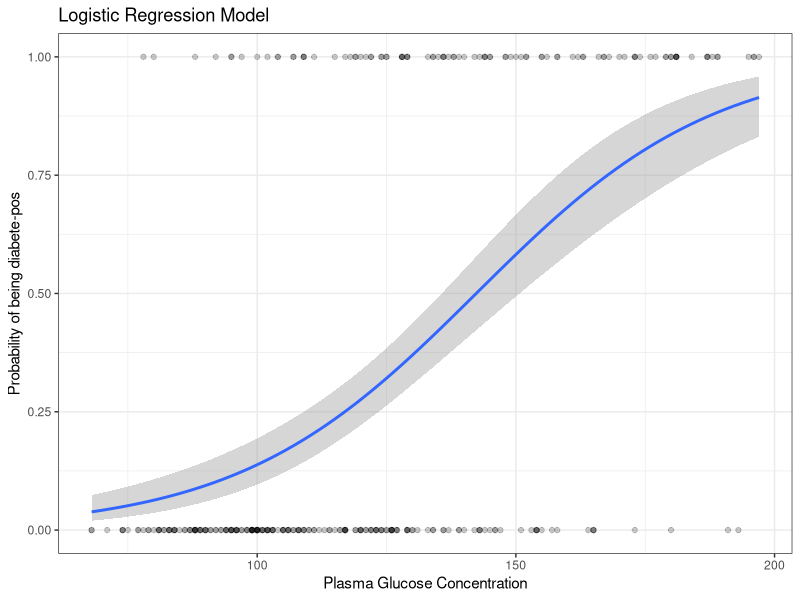

This figure's R source:
# See the following link for step-by-step guide on how to do logreg: 
#http://www.sthda.com/english/articles/36-classification-methods-essentials/151-logistic-regression-essentials-in-r/

#Loading required R packages
#tidyverse for easy data manipulation and visualization

#caret for easy machine learning workflow
library(tidyverse)
library(caret)
theme_set(theme_bw())

# Load the data and remove NAs
data("PimaIndiansDiabetes2", package = "mlbench")
PimaIndiansDiabetes2 <- na.omit(PimaIndiansDiabetes2)
# Inspect the data
sample_n(PimaIndiansDiabetes2, 3)
# Split the data into training and test set
set.seed(123)
training.samples <- PimaIndiansDiabetes2$diabetes %>% 
  createDataPartition(p = 0.8, list = FALSE)
train.data  <- PimaIndiansDiabetes2[training.samples, ]
test.data <- PimaIndiansDiabetes2[-training.samples, ]

#Computing logistic regression
#The R function glm(), for generalized linear model, can be used to compute logistic 
#regression. You need to specify the option family = binomial, which tells to R that 
#we want to fit logistic regression.

# Fit the model
model <- glm( diabetes ~., data = train.data, family = binomial)
# Summarize the model
summary(model)
# Make predictions
probabilities <- model %>% predict(test.data, type = "response")
predicted.classes <- ifelse(probabilities > 0.5, "pos", "neg")
# Model accuracy
mean(predicted.classes == test.data$diabetes)

#Simple logistic regression
#The simple logistic regression is used to predict the probability of class membership based on one single predictor variable.

#The following R code builds a model to predict the probability of being diabetes-positive based on the plasma glucose concentration:

model <- glm( diabetes ~ glucose, data = train.data, family = binomial)
summary(model)$coef

#The output above shows the estimate of the regression beta coefficients and their significance levels. The intercept (b0) is -6.32 and the coefficient of glucose variable is 0.043.

#The logistic equation can be written as p = exp(-6.32 + 0.043*glucose)/ [1 + exp(-6.32 + 0.043*glucose)]. Using this formula, for each new glucose plasma concentration value, you can predict the probability of the individuals in being diabetes positive.

#Predictions can be easily made using the function predict(). Use the option type = "response" to directly obtain the probabilities

newdata <- data.frame(glucose = c(20,  180))
probabilities <- model %>% predict(newdata, type = "response")
predicted.classes <- ifelse(probabilities > 0.5, "pos", "neg")
predicted.classes

#The logistic function gives an s-shaped probability curve illustrated as follow:

train.data %>%
  mutate(prob = ifelse(diabetes == "pos", 1, 0)) %>%
  ggplot(aes(glucose, prob)) +
  geom_point(alpha = 0.2) +
  geom_smooth(method = "glm", method.args = list(family = "binomial")) +
  labs(
    title = "Logistic Regression Model", 
    x = "Plasma Glucose Concentration",
    y = "Probability of being diabete-pos"
  )

#Multiple logistic regression
#The multiple logistic regression is used to predict the probability of class membership based on multiple predictor variables, as follow:
  
model <- glm( diabetes ~ glucose + mass + pregnant, 
                data = train.data, family = binomial)
summary(model)$coef

#Here, we want to include all the predictor variables available in the data set. This is done using ~.:
  
model <- glm( diabetes ~., data = train.data, family = binomial)
summary(model)$coef

#From the output above, the coefficients table shows the beta coefficient estimates and their significance levels. Columns are:
  
#Estimate: the intercept (b0) and the beta coefficient estimates associated to each predictor variable
#Std.Error: the standard error of the coefficient estimates. This represents the accuracy of the coefficients. The larger the standard error, the less confident we are about the estimate.
#z value: the z-statistic, which is the coefficient estimate (column 2) divided by the standard error of the estimate (column 3)
#Pr(>|z|): The p-value corresponding to the z-statistic. The smaller the p-value, the more significant the estimate is.
#Note that, the functions coef() and summary() can be used to extract only the coefficients, as follow:

coef(model)
summary(model )$coef

#Interpretation
#It can be seen that only 5 out of the 8 predictors are significantly associated to the outcome. These include: pregnant, glucose, pressure, mass and pedigree.

#The coefficient estimate of the variable glucose is b = 0.045, which is positive. This means that an increase in glucose is associated with increase in the probability of being diabetes-positive. However the coefficient for the variable pressure is b = -0.007, which is negative. This means that an increase in blood pressure will be associated with a decreased probability of being diabetes-positive.

#An important concept to understand, for interpreting the logistic beta coefficients, is the odds ratio. An odds ratio measures the association between a predictor variable (x) and the outcome variable (y). It represents the ratio of the odds that an event will occur (event = 1) given the presence of the predictor x (x = 1), compared to the odds of the event occurring in the absence of that predictor (x = 0).

#For a given predictor (say x1), the associated beta coefficient (b1) in the logistic regression function corresponds to the log of the odds ratio for that predictor.

#If the odds ratio is 2, then the odds that the event occurs (event = 1) are two times higher when the predictor x is present (x = 1) versus x is absent (x = 0).

#For example, the regression coefficient for glucose is 0.042. This indicate that one unit increase in the glucose concentration will increase the odds of being diabetes-positive by exp(0.042) 1.04 times.

#From the logistic regression results, it can be noticed that some variables - triceps, insulin and age - are not statistically significant. Keeping them in the model may contribute to overfitting. Therefore, they should be eliminated. This can be done automatically using statistical techniques, including stepwise regression and penalized regression methods. This methods are described in the next section. Briefly, they consist of selecting an optimal model with a reduced set of variables, without compromising the model curacy.

#Here, as we have a small number of predictors (n = 9), we can select manually the most significant:

model <- glm( diabetes ~ pregnant + glucose + pressure + mass + pedigree,
              data = train.data, family = binomial)

#Making predictions
#We'll make predictions using the test data in order to evaluate the performance of our logistic regression model.

#The procedure is as follow:
  
#Predict the class membership probabilities of observations based on predictor variables
#Assign the observations to the class with highest probability score (i.e above 0.5)
#The R function predict() can be used to predict the probability of being diabetes-positive, given the predictor values.

#Predict the probabilities of being diabetes-positive:
  
probabilities <- model %>% predict(test.data, type = "response")
head(probabilities)

#Which classes do these probabilities refer to? In our example, the output is the probability that the diabetes test will be positive. We know that these values correspond to the probability of the test to be positive, rather than negative, because the contrasts() function indicates that R has created a dummy variable with a 1 for "pos" and "0" for neg. The probabilities always refer to the class dummy-coded as "1".

#Check the dummy coding:
  
contrasts(test.data$diabetes)

#Predict the class of individuals:
  
#The following R code categorizes individuals into two groups based on their predicted probabilities (p) of being diabetes-positive. Individuals, with p above 0.5 (random guessing), are considered as diabetes-positive.

predicted.classes <- ifelse(probabilities > 0.5, "pos", "neg")
head(predicted.classes)

#Assessing model accuracy
#The model accuracy is measured as the proportion of observations that have been correctly classified. Inversely, the classification error is defined as the proportion of observations that have been misclassified.

#Proportion of correctly classified observations:
  
mean(predicted.classes == test.data$diabetes)

## [1] 0.756
#The classification prediction accuracy is about 76%, which is good. The misclassification error rate is 24%.

#Note that, there are several metrics for evaluating the performance of a classification model (Chapter @ref(classification-model-evaluation)).

#Discussion
#In this chapter, we have described how logistic regression works and we have provided R codes to compute logistic regression. Additionally, we demonstrated how to make predictions and to assess the model accuracy. Logistic regression model output is very easy to interpret compared to other classification methods. Additionally, because of its simplicity it is less prone to overfitting than flexible methods such as decision trees.

#Note that, many concepts for linear regression hold true for the logistic regression modeling. For example, you need to perform some diagnostics (Chapter @ref(logistic-regression-assumptions-and-diagnostics)) to make sure that the assumptions made by the model are met for your data.

#Furthermore, you need to measure how good the model is in predicting the outcome of new test data observations. Here, we described how to compute the raw classification accuracy, but not that other important performance metric exists (Chapter @ref(classification-model-evaluation))

#In a situation, where you have many predictors you can select, without compromising the prediction accuracy, a minimal list of predictor variables that contribute the most to the model using stepwise regression (Chapter @ref(stepwise-logistic-regression)) and lasso regression techniques (Chapter @ref(penalized-logistic-regression)).

#Additionally, you can add interaction terms in the model, or include spline terms.

#The same problems concerning confounding and correlated variables apply to logistic regression (see Chapter @ref(confounding-variables) and @ref(multicollinearity)).

#You can also fit generalized additive models (Chapter @ref(polynomial-and-spline-regression)), when linearity of the predictor cannot be assumed. This can be done using the mgcv package:

library("mgcv")
# Fit the model
gam.model <- gam(diabetes ~ s(glucose) + mass + pregnant,
                 data = train.data, family = "binomial")
# Summarize model
summary(gam.model )
# Make predictions
probabilities <- gam.model %>% predict(test.data, type = "response")
predicted.classes <- ifelse(probabilities> 0.5, "pos", "neg")
# Model Accuracy
mean(predicted.classes == test.data$diabetes)

#Logistic regression is limited to only two-class classification problems. There is an extension, called multinomial logistic regression, for multiclass classification problem (Chapter @ref(multinomial-logistic-regression)).

#Note that, the most popular method, for multiclass tasks, is the Linear Discriminant Analysis (Chapter @ref(discriminant-analysis)).